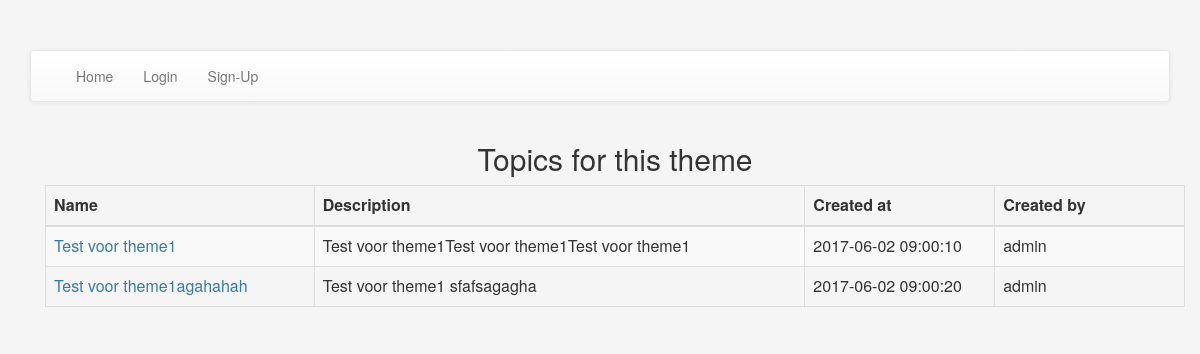
Page /theme.php?id=1 on the committed database.
### tables this page shows
CREATE TABLE `topics` (
  `id` int(11) UNSIGNED NOT NULL,
  `author` varchar(24) NOT NULL,
  `title` varchar(24) NOT NULL,
  `context` text NOT NULL,
  `created_at` timestamp NOT NULL DEFAULT CURRENT_TIMESTAMP,
  `theme_id` int(11) UNSIGNED NOT NULL
);

### src/app/themehandler.php (called while the page is built)
<?php
$fetch_themes = $dbh->prepare('SELECT * FROM topics where theme_id = :id');
$fetch_themes->execute([
    ':id' => $_GET['id']
]);

### src/theme.php (the view)
<?php
include_once('includes/navbar.php');
include('app/themehandler.php');
?>
            <div class="container">
                        <h2 class="text-center"> Topics for this theme</h2>
                <table class="table table-striped table-bordered table-hover table-responsive">
                    <thead>
                    <tr>
                        <th>Name</th>
                        <th>Description</th>
                        <th>Created at</th>
                        <th>Created by</th>
                    </tr>
                    </thead>
                    <tbody>
                    <tr>
                        <?php
                        if ($fetch_themes->rowCount() > 0) {
                            $rows = $fetch_themes->fetchAll();
                            foreach ($rows as $row) {
                                $id = $row['id'];
                                echo '<td><a href="topic.php?id=' . $id . '">' . $row['title'] . '</td>';
                                echo '<td>' . $row['context'] . '</td>';
                                echo '<td class="col-md-2">' . $row['created_at'] . '</td>';
                                echo '<td class="col-md-2">' . $row['author'] . '</td>';
                                echo '</tr>';
                            }
                        }
                        ?>
                    </tbody>
                </table>
            </div>
<?php
include('includes/footer.php');
?>

### src/css/style.css (style rules this page uses)
body { background: #f5f5f5; }

### rows in the picture
topics: title "Test voor theme1", context "Test voor theme1Test voor theme1Test voor theme1", created_at "2017-06-02 09:00:10", author "admin"
topics: title "Test voor theme1agahahah", context "Test voor theme1 sfafsagagha", created_at "2017-06-02 09:00:20", author "admin"
